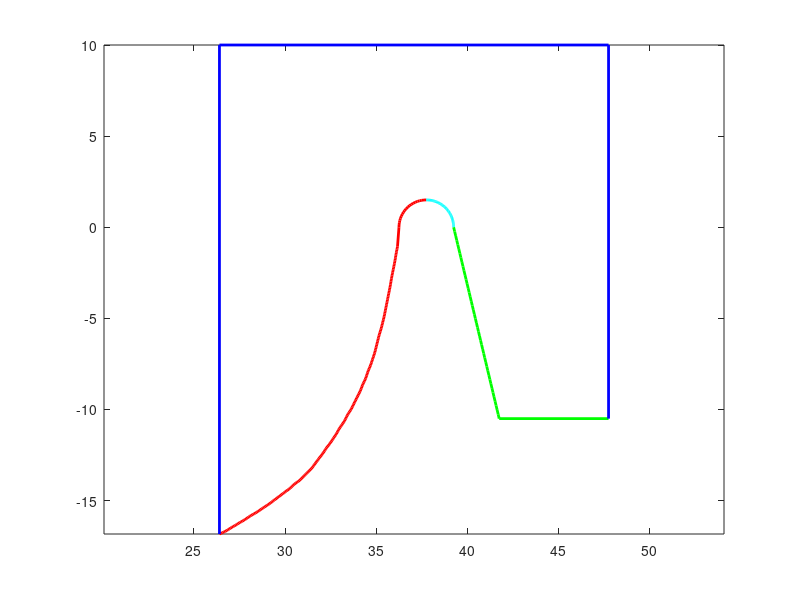
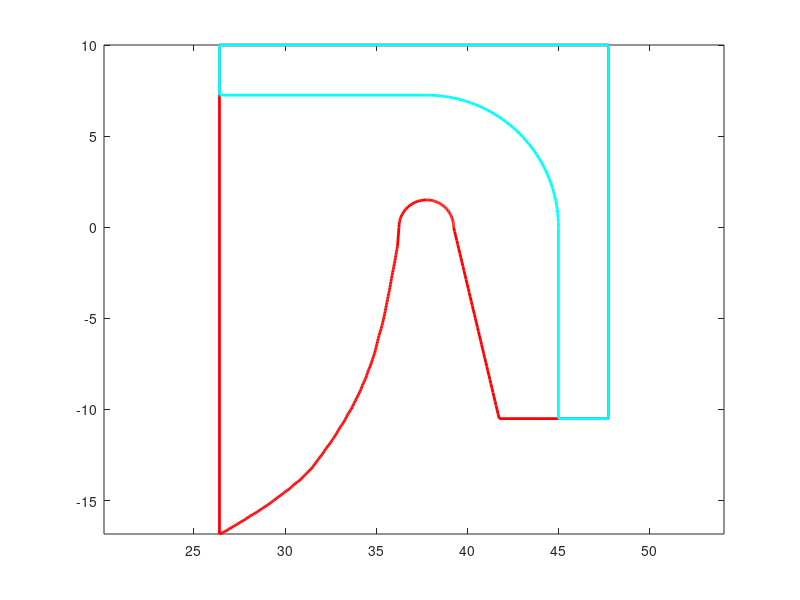

Write MATLAB code to recreate these figures, in order. (Note: this script raises an error after producing the figures.)
clear all
close all
clc

num_reps = 12;
gap_size = 3.6;
resolution = 0.25;
clearance = 0.9;
mug_inner_radius = 51/2;
mug_rim_radius = 75.5/2;
mug_rim_minor_radius = 1.5;
cutout_radius = 7.25;
outer_descent = 10.5;
outer_radius_increase = 2.5;

polygon = csvread('border_subregion.csv');
polygon(:,2) = 500-polygon(:,2); % compensate for the original being in image coords

polygon = flipud(polygon); % reverse the order (makes it make more sense visually)

x_shift = mug_rim_radius - polygon(287,1) - 0.25;
polygon(:,1) = polygon(:,1) + x_shift;

y_shift = mug_rim_minor_radius - polygon(287,2);
polygon(:,2) = polygon(:,2) + y_shift;

n_divs = ceil((pi*mug_rim_minor_radius)/resolution);
n_divs2 = ceil((pi/2*cutout_radius)/resolution); % larger circle, but we need number of divs now
theta = linspace(pi,pi/2,n_divs + 1)';
theta2 = linspace(pi/2,0,n_divs2 + 1)';
theta = [theta; theta2(2:end)];

polygon = polygon(19:250,:); % Keep only the part of the polygon needed to join with the rim
polygon(1,1) = mug_inner_radius + clearance;

polygon = [polygon;...
mug_rim_radius + mug_rim_minor_radius * cos(theta) mug_rim_minor_radius * sin(theta)];

n_divs = ceil(sqrt(outer_descent^2+outer_radius_increase^2)/resolution);
y_values = linspace(0,-outer_descent,n_divs + 1)';
x_values = linspace(mug_rim_radius + mug_rim_minor_radius,...
                    mug_rim_radius + mug_rim_minor_radius + outer_radius_increase,n_divs + 1)';
x_values = x_values(2:end);
y_values = y_values(2:end);

polygon = [polygon;...
x_values y_values];

% Divide the polygon into pieces for this experiment
crit_pt = find(polygon(:,2)==max(polygon(:,2)),1,'first');
polygonA = polygon(1:crit_pt,:);
polygonB = polygon(crit_pt:crit_pt+numel(theta2)-1,:); % note that polygons A and B share a vertex (intentional)
polygonC = polygon(crit_pt+numel(theta2)-1:end,:); % note that polygons A and B share a vertex (intentional)

polygonC = [polygonC; mug_rim_radius+10 polygonC(end,2)];

polygonD = [polygonC(end,:);...
  polygonC(end,1) 10; ...
  polygonA(1,1) 10; ...
  polygonA(1,:) ...
  ];

plot(polygonA(:,1),polygonA(:,2), 'r-', 'linewidth', 2);
hold on
plot(polygonB(:,1),polygonB(:,2), 'c-', 'linewidth', 2);
plot(polygonC(:,1),polygonC(:,2), 'g-', 'linewidth', 2);
plot(polygonD(:,1),polygonD(:,2), 'b-', 'linewidth', 2);
axis equal

% Single combined polygon used for extrusion
polygon = [polygonA; polygonB(2:end,:); polygonC(2:end,:); polygonD(2:end,:)];
polygon = flipud(polygon);
polygon = [polygon; polygon(1,:)]; % repeat starting vertex for the surface generation below

% Alternative polygon (cross section when one of the spacers is present)
polygonBPrime = [mug_rim_radius + cutout_radius * cos(theta2) cutout_radius * sin(theta2)];
altPolygon = [...
mug_inner_radius + clearance cutout_radius; ...
mug_rim_radius cutout_radius; ...
polygonBPrime; ...
mug_rim_radius + cutout_radius -outer_descent; ...
mug_rim_radius + 10 -outer_descent; ...
mug_rim_radius + 10 10; ...
mug_inner_radius + clearance 10 ...
];

figure
plot([polygon(:,1); polygon(1,1)], [polygon(:,2); polygon(1,2)], 'r-', 'linewidth', 2);
hold on
plot([altPolygon(:,1); altPolygon(1,1)], [altPolygon(:,2); altPolygon(1,2)], 'c-', 'linewidth', 2);
axis equal

outerSurface = @(t, angle_param) [...
    polygon(t,1) .* cos(angle_param .* (pi/num_reps - asin(0.5 * gap_size ./ polygon(t,1)))) ...
    polygon(t,2) ...
    polygon(t,1) .* sin(angle_param .* (pi/num_reps - asin(0.5 * gap_size ./ polygon(t,1))))];

vertices = generate_cylindrical_surface(outerSurface, ...
  1, size(polygon,1), size(polygon,1)-1, -1, 1, 24);
% Orientation flip
temp = vertices(1:3:end,:);
vertices(1:3:end,:) = vertices(2:3:end,:);
vertices(2:3:end,:) = temp;
  
verticesA = vertices;

altPolygon = [altPolygon; altPolygon(1,:)]; % repeat starting vertex for the surface generation below

outerAltSurface = @(t, angle_param) [...
    altPolygon(t,1) .* cos(pi/num_reps + angle_param .* asin(0.5 * gap_size ./ altPolygon(t,1))) ...
    altPolygon(t,2) ...
    altPolygon(t,1) .* sin(pi/num_reps + angle_param .* asin(0.5 * gap_size ./ altPolygon(t,1)))];

theta_min = pi/num_reps - gap_size/(2*mug_rim_radius);
theta_max = pi/num_reps + gap_size/(2*mug_rim_radius);
vertices = generate_cylindrical_surface(outerAltSurface, ...
  1, size(altPolygon,1), size(altPolygon,1)-1, -1, 1, 12);
  
verticesB = vertices;

polygonsBAndBPrime = [polygonB polygonBPrime];
bToBPrimeSurface = @(t, theta) [...
    polygonsBAndBPrime(sub2ind(size(polygonsBAndBPrime),theta,2*t-1)) ...
    polygonsBAndBPrime(sub2ind(size(polygonsBAndBPrime),theta,2*t)) ...
    zeros(numel(theta),1)];
    
verticesFan1 = generate_quad_surface(bToBPrimeSurface, ...
  1, 2, 1, 1, size(polygonsBAndBPrime,1), size(polygonsBAndBPrime,1)-1);

polygonAExt = [polygonA; polygonA(end,1) cutout_radius];
fanSurface = @(t) [polygonAExt(t,:) zeros(numel(t),1)];
verticesFan2 = generate_fan(fanSurface, 1, size(polygonAExt,1), size(polygonAExt,1)-1, ...
  [polygonAExt(1,1) cutout_radius 0]);
  
verticesRemainingFill = [...
  mug_rim_radius + cutout_radius 0 0; ...
  mug_rim_radius + mug_rim_minor_radius + outer_radius_increase -outer_descent 0; ...
  mug_rim_radius + cutout_radius -outer_descent 0; ...
  mug_rim_radius + cutout_radius 0 0; ...
  mug_rim_radius + mug_rim_minor_radius 0 0; ...
  mug_rim_radius + mug_rim_minor_radius + outer_radius_increase -outer_descent 0; ...
  ];

% we must apply a custom rotation angle to each point that is dependent on x
% pi/num_reps - asin(0.5 * gap_size ./ verticesFan1(:,1))
% TODO: There is perhaps some way to vectorize this for-loop? Using tensor math, maybe?
verticesDivider = [verticesFan1; verticesFan2; verticesRemainingFill];
verticesDividerA = verticesDivider;
verticesDividerB = verticesDivider;
for i=1:size(verticesDivider,1)
  rotation_angle = pi/num_reps - asin(0.5 * gap_size ./ verticesDivider(i,1));
  rotation_matrix = [...
    cos(rotation_angle) 0 -sin(rotation_angle); ...
    0                   1 0; ...
    sin(rotation_angle) 0  cos(rotation_angle)];
    verticesDividerA(i,:) = verticesDivider(i,:) * rotation_matrix';
    verticesDividerB(i,:) = verticesDivider(i,:) * rotation_matrix;
endfor
verticesDividerB = orientation_flip(verticesDividerB);

vertices = [verticesA; verticesB; verticesDividerA; verticesDividerB];

fid = fopen('mug_rim_holder.stl','wt');
fprintf(fid, 'solid mug_rim_holder\n');
for i=0:num_reps-1
  theta_extra = 2*pi*i/num_reps;
  newVertices = vertices;
  rotation_matrix = [...
    cos(theta_extra) 0 -sin(theta_extra); ...
    0                1 0; ...
    sin(theta_extra) 0  cos(theta_extra)];
  newVertices = newVertices * rotation_matrix';
  for f = 1:(size(newVertices,1)/3)
    fprintf(fid, 'facet normal 0.0 0.0 1.0\n');
    fprintf(fid, '    outer loop\n');
    fprintf(fid, '        vertex %.3f %.3f %.3f\n', newVertices(3*f-2,:));
    fprintf(fid, '        vertex %.3f %.3f %.3f\n', newVertices(3*f-1,:));
    fprintf(fid, '        vertex %.3f %.3f %.3f\n', newVertices(3*f,:));
    fprintf(fid, '    endloop\n');
    fprintf(fid, 'endfacet\n');
  endfor
endfor
fprintf(fid, 'endsolid mug_rim_holder\n');
fclose(fid)



